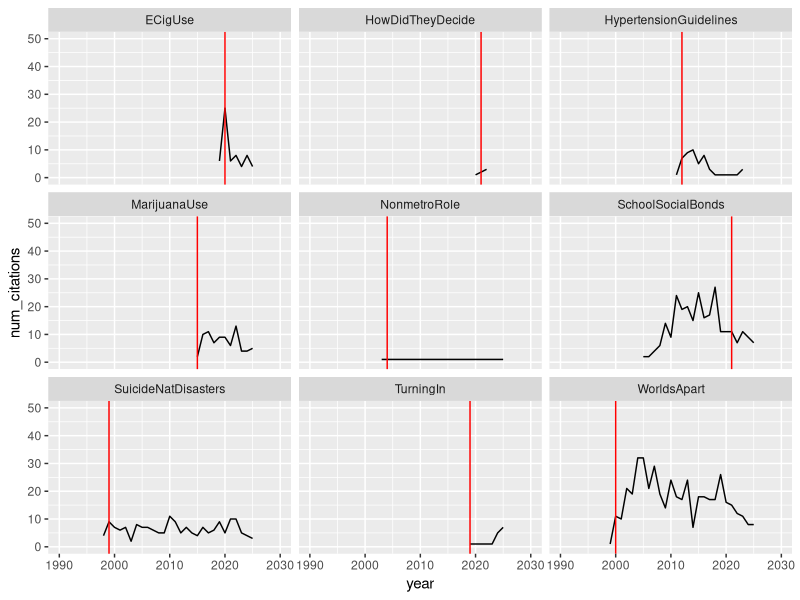
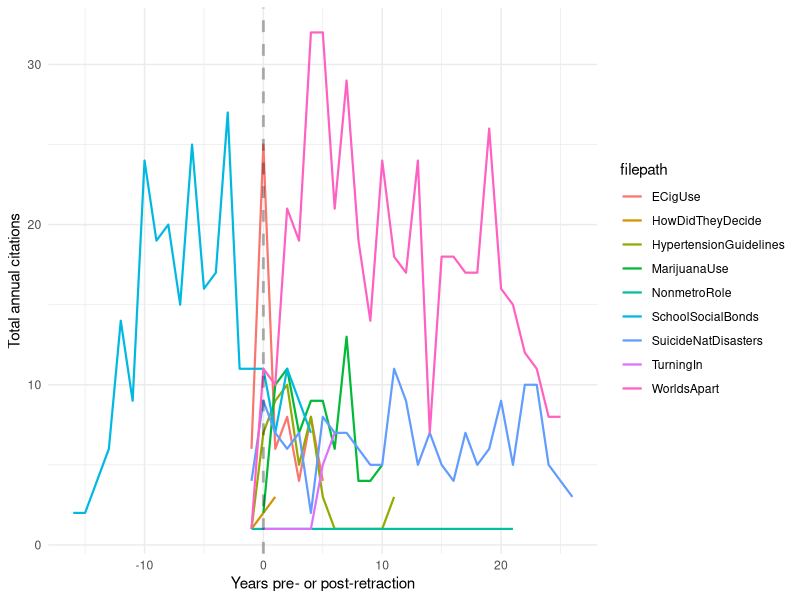
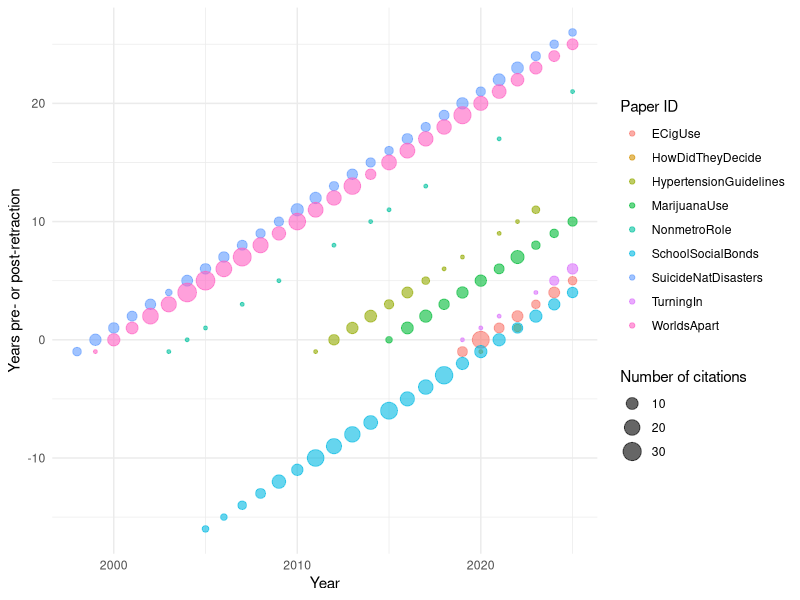

These figures' R source, in order:
## ---- chunk 1
library(tidyverse)
library(parallel)
library(lubridate)

knitr::opts_chunk$set(echo = TRUE)
# setwd(...)

# load data
merged <- read_csv("merged.csv")
refs <- read_csv("citations/refs_merged.csv")
## ---- chunk 2
# add file id column to merged - TODO: move to dc/preprocessing file?
merged <- merged |> mutate(file.id = NA, .before = Title)

merged$file.id[which(merged$Title == 
  "Worlds Apart? The Reception of Genetically Modified Foods in Europe and the U.S."
  )] = "WorldsApart"
merged$file.id[which(merged$Title == 
  "Nonmetropolitan sex-role ideologies: A longitudinal study"
  )] = "NonmetroRole"
merged$file.id[which(merged$Title ==
  "School social bonds, school climate, and school misbehavior: A multilevel analysis"
  )] = "SchoolSocialBonds"
merged$file.id[which(merged$Title ==
  "Suicide after natural disasters"
  )] = "SuicideNatDisasters"
merged$file.id[which(merged$Title ==
  "Electronic cigarette use and myocardial infarction among adults in the US Population Assessment of Tobacco and Health"
  )] = "ECigUse"
merged$file.id[which(merged$Title ==
  "The verdict is in: How did they decide? Using drivers' self-reported data to understand officers' decision making during traffic stop encounters"
  )] = "HowDidTheyDecide"
merged$file.id[which(merged$Title ==
  "Chronic adolescent marijuana use as a risk factor for physical and mental health problems in young adult men"
  )] = "MarijuanaUse"
merged$file.id[which(merged$Title ==
  "Tuning in, not turning out: Evaluating the impact of ethnic television on political participation"
  )] = "TurningIn"
merged$file.id[which(merged$Title ==
  "Implications of new hypertension guidelines in the United States"
  )] = "HypertensionGuidelines"

# add retraction dates to refs
refs <- refs |> mutate(ret.date = NA, .after = year)

for (r in 1:nrow(refs)) {
  ix = which(refs$filepath[r] == merged$file.id)
  refs$ret.date[r] = merged$RetractionDate[ix]
}

# add retraction years to refs
refs <- refs |> mutate(ret.year = NA, .after = ret.date)

for (r in 1:nrow(refs)) {
  ix = which(refs$filepath[r] == merged$file.id)
  refs$ret.year[r] = merged$RetractionYear[ix]
}

# number of citations per paper
refs |> group_by(filepath) |> count()

# number of citations per paper by year
refsbyyear <- refs |> group_by(filepath, year, ret.year) |>
  summarise(num_citations = n())
(head(refsbyyear, 20))
## ---- chunk 3
# plot citations by year
refsbyyear |> 
  group_by(filepath) |>
  ggplot(aes(x = year, y = num_citations)) +
    geom_line() +
    geom_vline(aes(xintercept = ret.year), colour = "red") +
    xlim(1990, 2030) +
    ylim(0, 50) +
    facet_wrap(~filepath)

## ---- chunk 4
refsbyyear |> group_by(filepath, year <= ret.year) |>
  count()
## ---- chunk 5
# create flag
refs <- refs |> mutate(ref.same.year = (year == ret.year))

# number citing papers retracted during the publication year
refs |> group_by(ref.same.year) |> summarise(n())

# number with available publication date
refs |> group_by(ref.same.year, !is.na(pub.date)) |> summarise(n())
## ---- chunk 6
# setwd(...)

# refs |> filter(ref.same.year == TRUE) |>
#   select(title, authors.list, year, pub.date, doi) |>
#   write.csv(file = "refs_same_year.csv")

# manually pull and add dates to sheet, export to CSV

# Searched on WOS and Scopus. Could typically find data on WOS 
# directly, on Scopus, viewed article page on Publisher
# website or on Proquest/SagePub/EBSCOHost through UM library
## ---- chunk 7
# read edited file into new df
refs_manual <- read.csv("refs_same_year_final.csv")
## ---- chunk 8
month.names <- c(
  'JAN' = 1,
  'FEB' = 2,
  'MAR' = 3,
  'APR' = 4,
  'MAY' = 5,
  'JUN' = 6,
  'JUL' = 7,
  'AUG' = 8,
  'SEP' = 9,
  'OCT' = 10,
  'NOV' = 11,
  'DEC' = 12
)

get.date <- function(datestr) {
  # split into vector of (MONTH, [DAY], YEAR)
  datevec = str_split(datestr, pattern = '\\s') |> unlist()
  
  # convert year, month to numeric
  # check for date, if yes, convert to numeric
  year = datevec[length(datevec)]
  month = month.names[datevec[1]] |> unname()
  day = ifelse(length(datevec) > 2, datevec[2], NA)
  
  return(c(year, month, day))
}

refs$pub.year = numeric(nrow(refs))
refs$pub.month = numeric(nrow(refs))
refs$pub.day = numeric(nrow(refs))

for (r in 1:nrow(refs)) {
  # if pub.date data is provided, use get.date function
  if (!is.na(refs$pub.date[r])) {
    datevec = get.date(refs$pub.date[r])
    refs$pub.year[r] = datevec[1]
    refs$pub.month[r] = datevec[2]
    refs$pub.day[r] = datevec[3]
  }
  # if pub.date is not provided, use manually pulled data if available
  else {
    # check if doi is available
    if (!is.na(refs$doi[r])) {
      ix = which(refs$doi[r] == refs_manual$doi)
    }
    # else compare titles, publication years for match
    else {
      ix = which((refs$title[r] == refs_manual$title) &
                   (refs$year[r] == refs_manual$year))
    }
    
    # check whether replacement exists
    if (length(ix) == 0) {
      # if not, insert NAs
      refs$pub.year[r] = NA
      refs$pub.month[r] = NA
      refs$pub.day[r] = NA
    }
    # if so, replace
    else {
      refs$pub.year[r] = refs_manual$pub.year.manual[ix]
      refs$pub.month[r] = refs_manual$pub.month.manual[ix]
      refs$pub.day[r] = refs_manual$pub.date.manual[ix]
    }
  }
}
## ---- chunk 9
# add retraction months to refs
refs <- refs |> mutate(
  ret.month = mdy_hm(ret.date) %>% month(),
  .after = ret.year
)

# add retraction date specifically to refs
refs <- refs |> mutate(
  ret.day = mdy_hm(ret.date) %>% mday(),
  .after = ret.month
)

# number citing papers retracted during the publication month
refs |> group_by((year == ret.year) & (pub.month == ret.month)) |> summarise(n())
## ---- chunk 10
refs |> group_by(filepath, ((year < ret.year) | ((year == ret.year) & (pub.month < ret.month)))) |> 
  count()
## ---- chunk 11
refs <- refs |> mutate(pub.year.norm = year - ret.year)


refs |> group_by(filepath, pub.year.norm) |>
  count() |>
  ggplot(aes(x = pub.year.norm, y = n, color = filepath)) +
    geom_line(linewidth = 0.75) +
    geom_vline(aes(xintercept = 0), linewidth = 1, linetype = "dashed",
               color = "black", alpha = 0.3) +
    xlab("Years pre- or post-retraction") +
    ylab("Total annual citations") +
    theme(legend.title = "Paper ID") +
    theme_minimal()
## ---- chunk 12
refs |> group_by(filepath, year, pub.year.norm) |>
  count() |>
  ggplot(aes(x = year, y = pub.year.norm, size = n, colour = filepath)) +
    geom_point(alpha = 0.6) +
    labs(x = "Year", y = "Years pre- or post-retraction",
         size = "Number of citations", colour = "Paper ID") +
    theme_minimal()
